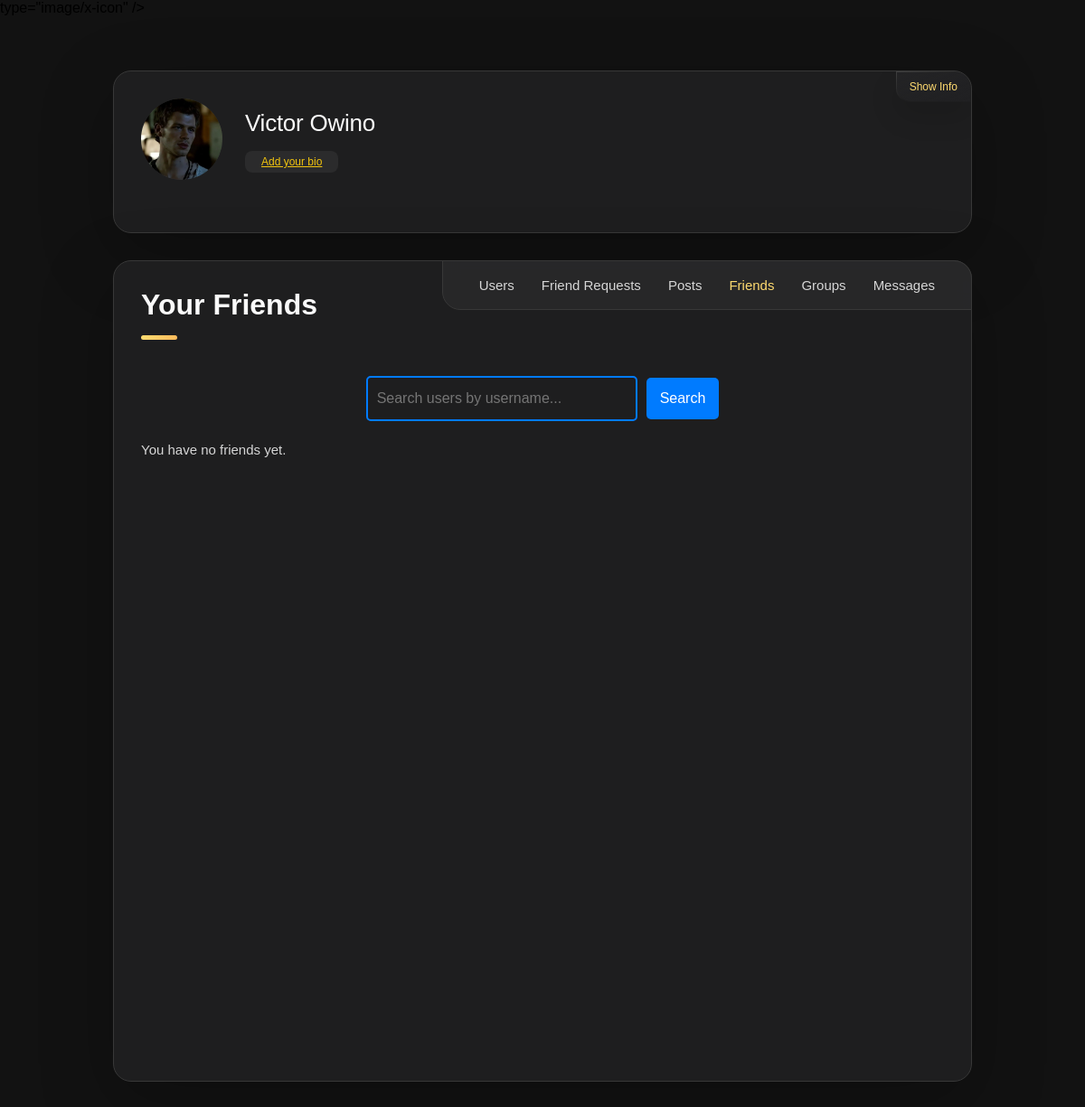
The page /friends (signed in) on the database its author committed.
### website/models.py (models this page shows, shortened)
class User(db.Model, UserMixin):
    id = db.Column(db.Integer, primary_key=True)
    email = db.Column(db.String(150), unique=True)
    password = db.Column(db.String(255))
    first_name = db.Column(db.String(225))
    second_name = db.Column(db.String(225))
    full_name = db.Column(db.String(255))
    profile_picture = db.Column(db.String(255), nullable=True)
    cover_picture = db.Column(db.String(255), nullable=True)
    user_name = db.Column(db.String(255))
    phone_number = db.Column(db.String(20))
    country_code = db.Column(db.String(10), default="+254")
    bio = db.Column(db.String(255))
    time_zone = db.Column(db.String(255))
    date_birth = db.Column(db.String(255))
    gender = db.Column(db.String(255))
    generated_color = db.Column(db.String(7))
    is_2fa_enabled = db.Column(db.Boolean, default=False)
    otp_secret = db.Column(db.String(32), nullable=True)
    temp_otp = db.Column(db.String(32), nullable=True)
    otp_method = db.Column(db.String(10), default='app')
    is_active = db.Column(db.Boolean, default=True)
    is_admin = db.Column(db.Boolean, default=False)
    email_verified = db.Column(db.Boolean, default=False)
    note_tags = db.relationship(
        "NoteTag", back_populates="user", cascade="all, delete-orphan"
    )
    notes = db.relationship("Note", back_populates="user", cascade="all, delete-orphan")
    password_reset_tokens = db.relationship(
        "PasswordResetToken", back_populates="user", cascade="all, delete-orphan"
    )
    notifications = db.relationship(
        "Notification", back_populates="user", cascade="all, delete-orphan"
    )
    todos = db.relationship("ToDo", back_populates="user", cascade="all, delete-orphan")
    email_preferences = db.relationship(
        "EmailPreferences",
        uselist=False,
        back_populates="user",
        cascade="all, delete-orphan",
    )
    push_preferences = db.relationship(
        "PushPreferences",
        uselist=False,
        back_populates="user",
        cascade="all, delete-orphan",
    )
    email_verification_tokens = db.relationship(
        "EmailVerificationToken", back_populates="user", cascade="all, delete-orphan"
    )

### website/views.py (the view, shortened to what this page needs)
@views.route("/friends", methods=["GET"])
@login_required
def view_friends():
    has_pending_requests = (
        Friendship.query.filter_by(friend_id=current_user.id, is_accepted=False).count()
        > 0
    )
    friends_as_user = db.session.query(User).join(Friendship, User.id == Friendship.friend_id).filter(
        Friendship.user_id == current_user.id,
        Friendship.is_accepted == True
    ).all()
    friends_as_friend = db.session.query(User).join(Friendship, User.id == Friendship.user_id).filter(
        Friendship.friend_id == current_user.id,
        Friendship.is_accepted == True
    ).all()
    unique_friends = {friend.id: friend for friend in friends_as_user + friends_as_friend}
    friends_data = []
    return render_template("your_friends.html", friends=friends_data, has_pending_requests=has_pending_requests, current_user=current_user)

### website/templates/your_friends.html (shortened to what this page needs)
<!DOCTYPE html>
<html lang="en">
  <head>
    <link
      rel="stylesheet"
      href="https://cdnjs.cloudflare.com/ajax/libs/font-awesome/5.15.4/css/all.min.css"
    />
    <link
      rel="stylesheet"
      href="{{ url_for('static', filename='css/platform.css') }}"
    />
    <link
      href="https://unpkg.com/boxicons@2.1.4/css/boxicons.min.css"
      rel="stylesheet"
    />
  </head>
  <body>
    <main>
      <aside class="sidebar" data-sidebar>
        <div class="sidebar-info">
          <figure class="avatar-box">
            {% if current_user.profile_picture %}
            <img
              src="/static/profile_pics/{{ current_user.profile_picture }}"
              alt="Profile Picture"
              class="profile-image"
            />
            {% else %}
            <i
              class="fas fa-5x"
              style="--background-: {{ current_user.generated_color }}"
              >{{ current_user.first_name[0] }}</i
            >
            {% endif %}
          </figure>
          <div class="info-content">
            <h1 class="name" title="{{ current_user.full_name }}">
              {{ current_user.full_name }}
            </h1>
            <p class="title" title="{{ current_user.bio }}">
              {% if current_user.bio %} {{ current_user.bio }} {% else %}
              <a
                href="{{ url_for('views.settings') }}"
                style="color: #f1c40f; text-decoration: underline"
              >
                Add your bio
              </a>
              {% endif %}
            </p>
          </div>
          <button class="info_more-btn" data-sidebar-btn>
            <span>Show Info</span>
          </button>
        </div>
      </aside>
      <div class="main-content">
        <nav class="navbar">
          <ul class="navbar-list">
            <li class="navbar-item">
              <a href="{{ url_for('views.search_users')}}" class="navbar-link">
                <p>Users</p>
              </a>
            </li>
            <li class="navbar-item">
              <a
                href="{{ url_for('views.friend_requests') }}"
                class="navbar-link"
              >
                <p
                  style="--background-: {{ current_user.generated_color }}; position: relative;"
                >
                  Friend Requests
                </p>
              </a>
            </li>
            <li class="navbar-item">
              <a
                href="#"
                class="navbar-link"
                style="--background-: {{ current_user.generated_color }}"
              >
                <p>Posts</p>
              </a>
            </li>
            <li class="navbar-item">
              <a
                href="{{ url_for('views.view_friends') }}"
                class="navbar-link active"
                id="favoriteLink"
              >
                <p style="--background-: {{ current_user.generated_color }}">
                  Friends
                </p>
              </a>
            </li>
            <li class="navbar-item">
              <a
                href="#"
                class="navbar-link new-tag"
                style="--background-: {{ current_user.generated_color }}"
                ><p>Groups</p></a
              >
            </li>
            <li class="navbar-item">
              <a
                href="#"
                class="navbar-link"
                style="--background-: {{ current_user.generated_color }}"
              >
                <p>Messages</p>
              </a>
            </li>
          </ul>
        </nav>
        <article class="about active" id="friends">
          <header>
            <h2 class="h2 article-title">Your Friends</h2>
          </header>
          <section class="about-text">
            <div class="search-container">
              <input
                type="text"
                id="searchInput"
                placeholder="Search users by username..."
                class="search-input"
                autocomplete="off"
              />
              <button id="searchBtn" class="search-button">Search</button>
            </div>
            <ul class="user-list" id="userList">
              {% if friends %} {% for friend in friends %}
              <li class="user-item">
                <figure
                  class="avatar-box2"
                  {%
                  if
                  friend.profile_picture
                  %}onclick="showImage('{{ friend.profile_picture }}')"
                  {%
                  endif
                  %}
                >
                  {% if friend.profile_picture %}
                  <img
                    src="/static/profile_pics/{{ friend.profile_picture }}"
                    alt="Profile Picture"
                    class="profile-image"
                  />
                  {% else %}
                  <i
                    class="fas fa-5x"
                    style="--background-: {{ friend.generated_color }}"
                    >{{ friend.full_name[0] }}</i
                  >
                  {% endif %}
                </figure>
                <p>
                  <a
                    href="{{ url_for('views.user_profile', user_id=friend.id) }}"
                    >{{ friend.full_name }} <br />{{ friend.user_name }}</a
                  >
                </p>
                <button
                  class="friend-btn remove-friend"
                  data-id="{{ friend.id }}"
                >
                  Unfriend
                </button>
              </li>
              {% endfor %} {% else %}
              <p>You have no friends yet.</p>
              {% endif %}
            </ul>
          </section>
        </article>
      </div>
    </main>
  </body>
</html>

### website/templates/your_friends.html (style rules this page uses)
a { color: #fff; }

### rows shown on the page
User: profile_picture (picture), full_name "Victor Owino"
